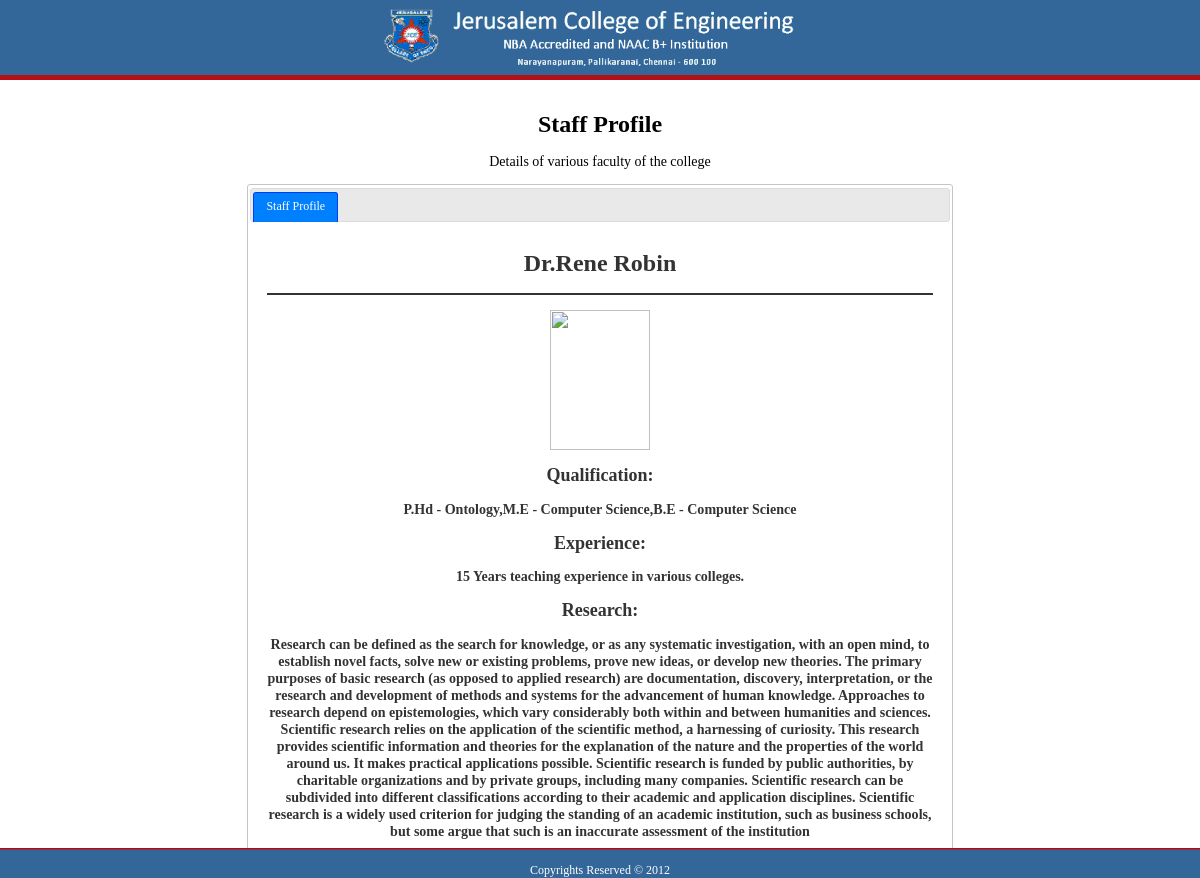
The page /staffprofile.php?id=1 on the database its author committed.
### tables this page shows
CREATE TABLE IF NOT EXISTS `staff` (
  `id` int(11) NOT NULL auto_increment,
  `name` varchar(200) NOT NULL,
  `photo` longblob NOT NULL,
  `qualification` longtext NOT NULL,
  `experience` longtext NOT NULL,
  `research` longtext NOT NULL,
  PRIMARY KEY  (`id`)
);

### staffprofile.php (the view, shortened to what this page needs)
<html>
	<head>
		<link rel="stylesheet" type="text/css" href="css/style.css">
		<link href="http://ajax.googleapis.com/ajax/libs/jqueryui/1.8/themes/redmond/jquery-ui.css" rel="stylesheet" type="text/css"/>
	</head>
	<body>
		<?php include('header.php');?>
		<?php
			$staffid = $_GET['id'];
			$query = "SELECT * FROM staff WHERE id = " . $staffid;
			$result = mysql_query($query);
			$row = mysql_fetch_array($result);
			$name = $row['name'];
			$quali = $row['qualification'];
			$exp = $row['experience'];
			$research = $row['research'];
		?>
		<center>
			<br><h1>Staff Profile</h1>
			<p class = "desc">Details of various faculty of the college</p>
			<div id="stafftabs">
				<ul>
					<li><a href="#tabs-1">Staff Profile</a></li>
				</ul>
				<div id="tabs-1">
					<h1><?php echo $name;?></h1>
					<div class="divider"></div>
					<br><img src="images/ran" height=140 width=100>
					<h2>Qualification:</h2><h3><?php echo $quali;?></h3>
					<h2>Experience:</h2><h3><?php echo $exp;?></h3>
					<h2>Research:</h2><h3><?php echo $research;?></h3>
				</div>
			</div>
		</center>
		<?php include('footer.php');?>
	</body>
</html>

### css/style.css (style rules this page uses)
body { margin-top: 80px; color: black; font-family: calibri; font-size: 12px; }
* { font-family: calibri; }
#stafftabs { width: 700px; height: auto; }
.divider { border-style:solid; border-width:1.5px; }
.desc { font-size: 14px; }

### rows shown on the page
staff: name "Dr.Rene Robin", qualification "P.Hd - Ontology,M.E - Computer Science,B.E - Computer Science", experience "15 Years teaching experience in various colleges.", research "Research can be defined as the search for knowledge, or as any systematic investigation, with an open mind, to establish novel facts, solve new or existing problems, prove new ideas, or develop new theories. The primary purposes of basic research (as opposed to applied research) are documentation, discovery, interpretation, or the research and development of methods and systems for the advancement of human knowledge. Approaches to research depend on epistemologies, which vary considerably both within and between humanities and sciences. Scientific research relies on the application of the scientific method, a harnessing of curiosity. This research provides scientific information and…"
